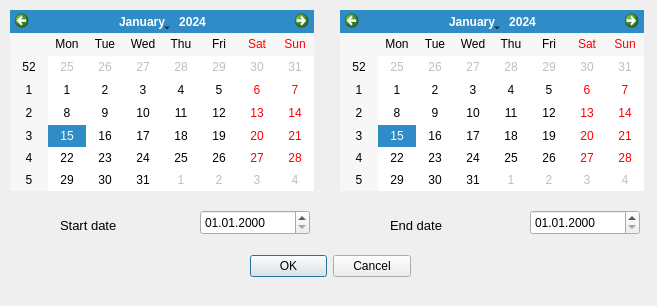
<?xml version="1.0" encoding="UTF-8"?>
<ui version="4.0">
 <class>DateRangePickDialog</class>
 <widget class="QDialog" name="DateRangePickDialog">
  <property name="geometry">
   <rect>
    <x>0</x>
    <y>0</y>
    <width>657</width>
    <height>306</height>
   </rect>
  </property>
  <property name="windowTitle">
   <string>Dialog</string>
  </property>
  <widget class="QDialogButtonBox" name="buttonBox">
   <property name="geometry">
    <rect>
     <x>250</x>
     <y>250</y>
     <width>161</width>
     <height>32</height>
    </rect>
   </property>
   <property name="orientation">
    <enum>Qt::Horizontal</enum>
   </property>
   <property name="standardButtons">
    <set>QDialogButtonBox::Cancel|QDialogButtonBox::Ok</set>
   </property>
  </widget>
  <widget class="QDateEdit" name="dePickStartDate">
   <property name="geometry">
    <rect>
     <x>200</x>
     <y>210</y>
     <width>110</width>
     <height>25</height>
    </rect>
   </property>
   <property name="displayFormat">
    <string>dd.MM.yyyy</string>
   </property>
  </widget>
  <widget class="QDateEdit" name="dePickEndDate">
   <property name="geometry">
    <rect>
     <x>530</x>
     <y>210</y>
     <width>110</width>
     <height>25</height>
    </rect>
   </property>
   <property name="displayFormat">
    <string>dd.MM.yyyy</string>
   </property>
  </widget>
  <widget class="QCalendarWidget" name="cwStart">
   <property name="geometry">
    <rect>
     <x>10</x>
     <y>10</y>
     <width>304</width>
     <height>181</height>
    </rect>
   </property>
  </widget>
  <widget class="QCalendarWidget" name="cwEnd">
   <property name="geometry">
    <rect>
     <x>340</x>
     <y>10</y>
     <width>304</width>
     <height>181</height>
    </rect>
   </property>
  </widget>
  <widget class="QLabel" name="label">
   <property name="geometry">
    <rect>
     <x>60</x>
     <y>210</y>
     <width>81</width>
     <height>31</height>
    </rect>
   </property>
   <property name="font">
    <font>
     <pointsize>10</pointsize>
    </font>
   </property>
   <property name="text">
    <string>Start date</string>
   </property>
  </widget>
  <widget class="QLabel" name="label_2">
   <property name="geometry">
    <rect>
     <x>390</x>
     <y>210</y>
     <width>81</width>
     <height>31</height>
    </rect>
   </property>
   <property name="font">
    <font>
     <pointsize>10</pointsize>
    </font>
   </property>
   <property name="text">
    <string>End date</string>
   </property>
  </widget>
 </widget>
 <resources/>
 <connections>
  <connection>
   <sender>buttonBox</sender>
   <signal>accepted()</signal>
   <receiver>DateRangePickDialog</receiver>
   <slot>accept()</slot>
   <hints>
    <hint type="sourcelabel">
     <x>248</x>
     <y>254</y>
    </hint>
    <hint type="destinationlabel">
     <x>157</x>
     <y>274</y>
    </hint>
   </hints>
  </connection>
  <connection>
   <sender>buttonBox</sender>
   <signal>rejected()</signal>
   <receiver>DateRangePickDialog</receiver>
   <slot>reject()</slot>
   <hints>
    <hint type="sourcelabel">
     <x>316</x>
     <y>260</y>
    </hint>
    <hint type="destinationlabel">
     <x>286</x>
     <y>274</y>
    </hint>
   </hints>
  </connection>
  <connection>
   <sender>cwStart</sender>
   <signal>clicked(QDate)</signal>
   <receiver>dePickStartDate</receiver>
   <slot>setDate(QDate)</slot>
   <hints>
    <hint type="sourcelabel">
     <x>161</x>
     <y>100</y>
    </hint>
    <hint type="destinationlabel">
     <x>254</x>
     <y>222</y>
    </hint>
   </hints>
  </connection>
  <connection>
   <sender>cwEnd</sender>
   <signal>clicked(QDate)</signal>
   <receiver>dePickEndDate</receiver>
   <slot>setDate(QDate)</slot>
   <hints>
    <hint type="sourcelabel">
     <x>491</x>
     <y>100</y>
    </hint>
    <hint type="destinationlabel">
     <x>584</x>
     <y>222</y>
    </hint>
   </hints>
  </connection>
  <connection>
   <sender>dePickStartDate</sender>
   <signal>dateChanged(QDate)</signal>
   <receiver>cwStart</receiver>
   <slot>setSelectedDate(QDate)</slot>
   <hints>
    <hint type="sourcelabel">
     <x>254</x>
     <y>222</y>
    </hint>
    <hint type="destinationlabel">
     <x>161</x>
     <y>100</y>
    </hint>
   </hints>
  </connection>
  <connection>
   <sender>dePickEndDate</sender>
   <signal>dateChanged(QDate)</signal>
   <receiver>cwEnd</receiver>
   <slot>setSelectedDate(QDate)</slot>
   <hints>
    <hint type="sourcelabel">
     <x>584</x>
     <y>222</y>
    </hint>
    <hint type="destinationlabel">
     <x>491</x>
     <y>100</y>
    </hint>
   </hints>
  </connection>
 </connections>
</ui>
